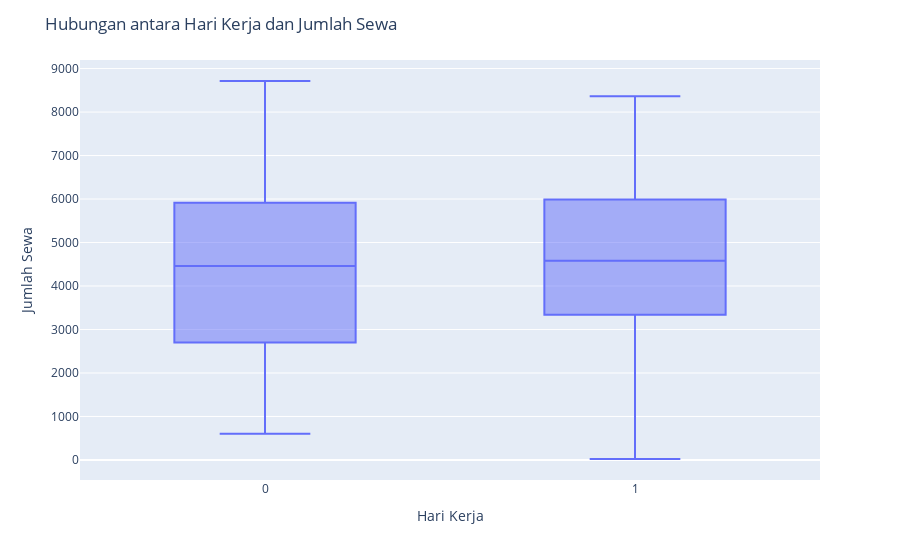

The notebook cell this image was saved under:
### Markdown cell above
Hubungan antara hari kerja dan jumlah sewa

### Code cell
# Create box plot
fig = px.box(df_day, x='workingday', y='cnt')

# Update layout
fig.update_layout(title='Hubungan antara Hari Kerja dan Jumlah Sewa', xaxis_title='Hari Kerja', yaxis_title='Jumlah Sewa')

# Show the plot
fig.show()

### Figure 1 — Plotly figure (JSON) as saved in the notebook; plotly's stock layout.template omitted (floating-point values rounded to 4 significant figures; data arrays with more than 128 entries replaced by an {"elided": "..."} marker saying what was removed)
{"data": [{"alignmentgroup": "True", "hovertemplate": "workingday=%{x}<br>cnt=%{y}<extra></extra>", "legendgroup": "", "marker": {"color": "#636efa"}, "name": "", "notched": false, "offsetgroup": "", "orientation": "v", "showlegend": false, "type": "box", "x": {"elided": "731 int values"}, "x0": " ", "xaxis": "x", "y": {"elided": "731 int values"}, "y0": " ", "yaxis": "y"}], "layout": {"boxmode": "group", "legend": {"tracegroupgap": 0}, "margin": {"t": 60}, "title": {"text": "Hubungan antara Hari Kerja dan Jumlah Sewa"}, "xaxis": {"anchor": "y", "domain": [0, 1], "title": {"text": "Hari Kerja"}}, "yaxis": {"anchor": "x", "domain": [0, 1], "title": {"text": "Jumlah Sewa"}}}}
